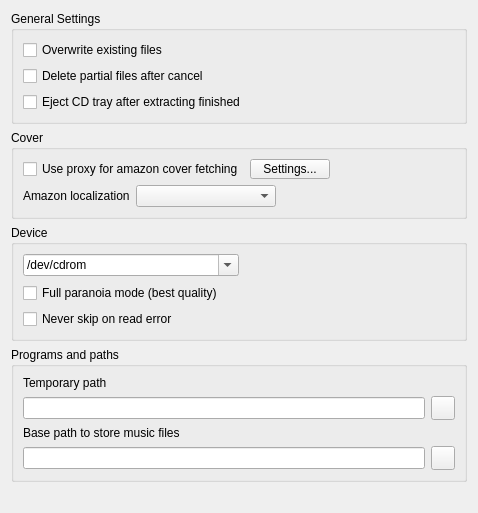
        <widget class="QWidget" name="page" >
         <layout class="QGridLayout" >
          <item row="0" column="0" >
           <widget class="QGroupBox" name="groupBox" >
            <property name="minimumSize" >
             <size>
              <width>0</width>
              <height>80</height>
             </size>
            </property>
            <property name="title" >
             <string>General Settings</string>
            </property>
            <layout class="QGridLayout" >
             <item row="0" column="0" >
              <widget class="QCheckBox" name="checkBox_9" >
               <property name="text" >
                <string>Overwrite existing files</string>
               </property>
              </widget>
             </item>
             <item row="1" column="0" >
              <widget class="QCheckBox" name="checkBox" >
               <property name="text" >
                <string>Delete partial files after cancel</string>
               </property>
              </widget>
             </item>
             <item row="2" column="0" >
              <widget class="QCheckBox" name="checkBox_2" >
               <property name="text" >
                <string>Eject CD tray after extracting finished</string>
               </property>
              </widget>
             </item>
            </layout>
           </widget>
          </item>
          <item row="1" column="0" >
           <widget class="QGroupBox" name="groupBox_6" >
            <property name="title" >
             <string>Cover</string>
            </property>
            <layout class="QGridLayout" >
             <item row="0" column="0" >
              <layout class="QHBoxLayout" >
               <item>
                <widget class="QCheckBox" name="checkBox_8" >
                 <property name="text" >
                  <string>Use proxy for amazon cover fetching</string>
                 </property>
                </widget>
               </item>
               <item>
                <widget class="QPushButton" name="pushButton_14" >
                 <property name="maximumSize" >
                  <size>
                   <width>16777215</width>
                   <height>20</height>
                  </size>
                 </property>
                 <property name="text" >
                  <string>Settings...</string>
                 </property>
                </widget>
               </item>
               <item>
                <spacer>
                 <property name="orientation" >
                  <enum>Qt::Horizontal</enum>
                 </property>
                 <property name="sizeHint" >
                  <size>
                   <width>31</width>
                   <height>20</height>
                  </size>
                 </property>
                </spacer>
               </item>
              </layout>
             </item>
             <item row="1" column="0" >
              <layout class="QHBoxLayout" >
               <item>
                <widget class="QLabel" name="label_28" >
                 <property name="text" >
                  <string>Amazon localization</string>
                 </property>
                </widget>
               </item>
               <item>
                <widget class="QComboBox" name="comboBox_5" >
                 <property name="minimumSize" >
                  <size>
                   <width>140</width>
                   <height>0</height>
                  </size>
                 </property>
                </widget>
               </item>
               <item>
                <spacer>
                 <property name="orientation" >
                  <enum>Qt::Horizontal</enum>
                 </property>
                 <property name="sizeHint" >
                  <size>
                   <width>40</width>
                   <height>20</height>
                  </size>
                 </property>
                </spacer>
               </item>
              </layout>
             </item>
            </layout>
           </widget>
          </item>
          <item row="2" column="0" >
           <widget class="QGroupBox" name="groupBox_3" >
            <property name="minimumSize" >
             <size>
              <width>0</width>
              <height>64</height>
             </size>
            </property>
            <property name="maximumSize" >
             <size>
              <width>16777215</width>
              <height>16777215</height>
             </size>
            </property>
            <property name="title" >
             <string>Device</string>
            </property>
            <layout class="QGridLayout" >
             <item row="0" column="0" >
              <layout class="QHBoxLayout" >
               <item>
                <widget class="QComboBox" name="comboBox" >
                 <property name="sizePolicy" >
                  <sizepolicy vsizetype="Fixed" hsizetype="Expanding" >
                   <horstretch>0</horstretch>
                   <verstretch>0</verstretch>
                  </sizepolicy>
                 </property>
                 <property name="minimumSize" >
                  <size>
                   <width>160</width>
                   <height>0</height>
                  </size>
                 </property>
                 <property name="editable" >
                  <bool>true</bool>
                 </property>
                 <item>
                  <property name="text" >
                   <string>/dev/cdrom</string>
                  </property>
                 </item>
                 <item>
                  <property name="text" >
                   <string>/dev/hda</string>
                  </property>
                 </item>
                 <item>
                  <property name="text" >
                   <string>/dev/hdb</string>
                  </property>
                 </item>
                 <item>
                  <property name="text" >
                   <string>/dev/hdc</string>
                  </property>
                 </item>
                 <item>
                  <property name="text" >
                   <string>/dev/hdd</string>
                  </property>
                 </item>
                </widget>
               </item>
               <item>
                <spacer>
                 <property name="orientation" >
                  <enum>Qt::Horizontal</enum>
                 </property>
                 <property name="sizeHint" >
                  <size>
                   <width>91</width>
                   <height>23</height>
                  </size>
                 </property>
                </spacer>
               </item>
              </layout>
             </item>
             <item row="1" column="0" >
              <widget class="QCheckBox" name="checkBox_12" >
               <property name="text" >
                <string>Full paranoia mode (best quality)</string>
               </property>
              </widget>
             </item>
             <item row="2" column="0" >
              <widget class="QCheckBox" name="checkBox_13" >
               <property name="text" >
                <string>Never skip on read error</string>
               </property>
              </widget>
             </item>
            </layout>
           </widget>
          </item>
          <item row="3" column="0" >
           <widget class="QGroupBox" name="groupBox_7" >
            <property name="title" >
             <string>Programs and paths</string>
            </property>
            <layout class="QGridLayout" >
             <item row="0" column="0" >
              <widget class="QLabel" name="label_21" >
               <property name="text" >
                <string>Temporary path</string>
               </property>
              </widget>
             </item>
             <item row="1" column="0" >
              <layout class="QHBoxLayout" >
               <item>
                <widget class="QLineEdit" name="lineEdit_16" />
               </item>
               <item>
                <widget class="QPushButton" name="pushButton_9" >
                 <property name="minimumSize" >
                  <size>
                   <width>24</width>
                   <height>24</height>
                  </size>
                 </property>
                 <property name="maximumSize" >
                  <size>
                   <width>24</width>
                   <height>24</height>
                  </size>
                 </property>
                 <property name="text" >
                  <string/>
                 </property>
                 <property name="icon" >
                  <iconset resource="../audex.qrc" >:/buttons/images/folder.png</iconset>
                 </property>
                </widget>
               </item>
              </layout>
             </item>
             <item row="2" column="0" >
              <widget class="QLabel" name="label_23" >
               <property name="text" >
                <string>Base path to store music files</string>
               </property>
              </widget>
             </item>
             <item row="3" column="0" >
              <layout class="QHBoxLayout" >
               <item>
                <widget class="QLineEdit" name="lineEdit_18" />
               </item>
               <item>
                <widget class="QPushButton" name="pushButton_11" >
                 <property name="minimumSize" >
                  <size>
                   <width>24</width>
                   <height>24</height>
                  </size>
                 </property>
                 <property name="maximumSize" >
                  <size>
                   <width>24</width>
                   <height>24</height>
                  </size>
                 </property>
                 <property name="text" >
                  <string/>
                 </property>
                 <property name="icon" >
                  <iconset resource="../audex.qrc" >:/buttons/images/folder.png</iconset>
                 </property>
                </widget>
               </item>
              </layout>
             </item>
            </layout>
           </widget>
          </item>
          <item row="4" column="0" >
           <spacer>
            <property name="orientation" >
             <enum>Qt::Vertical</enum>
            </property>
            <property name="sizeHint" >
             <size>
              <width>456</width>
              <height>20</height>
             </size>
            </property>
           </spacer>
          </item>
         </layout>
        </widget>
